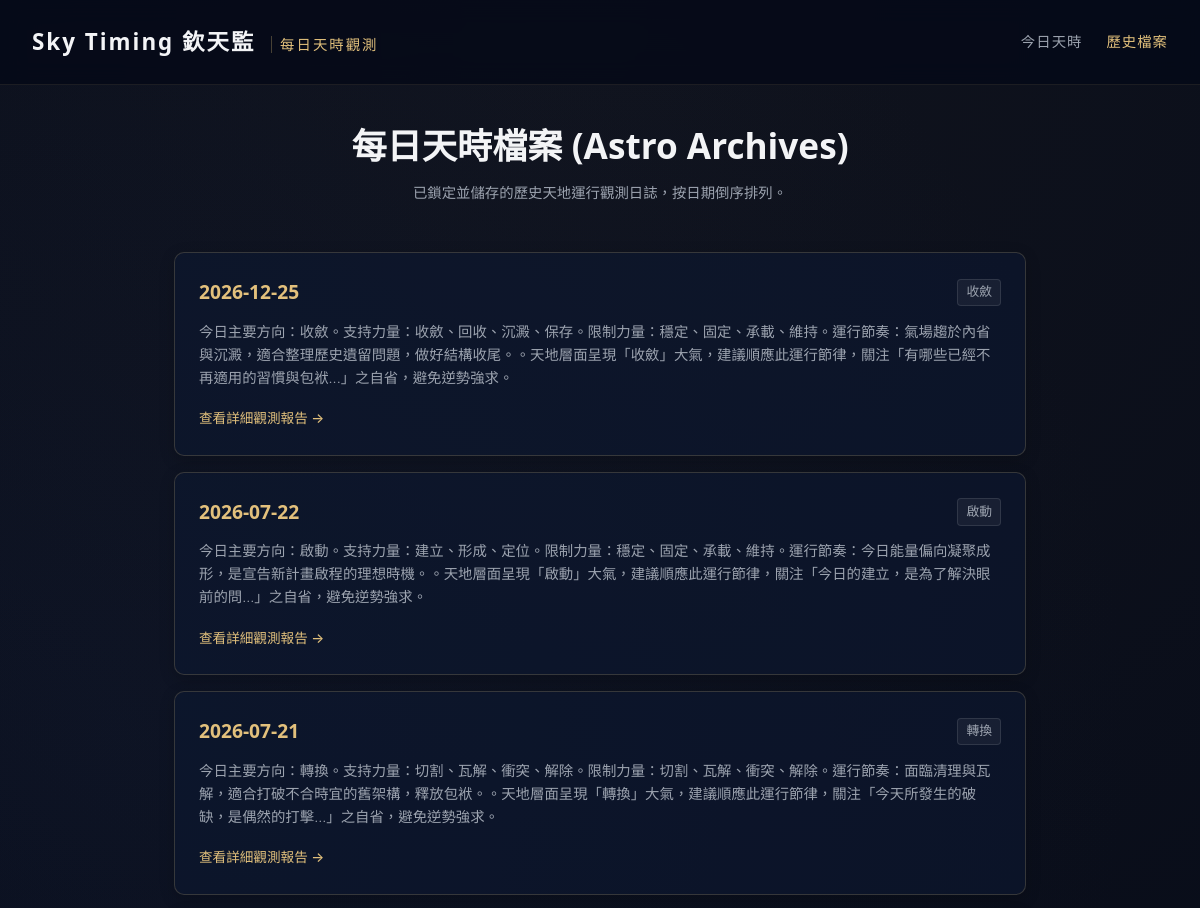
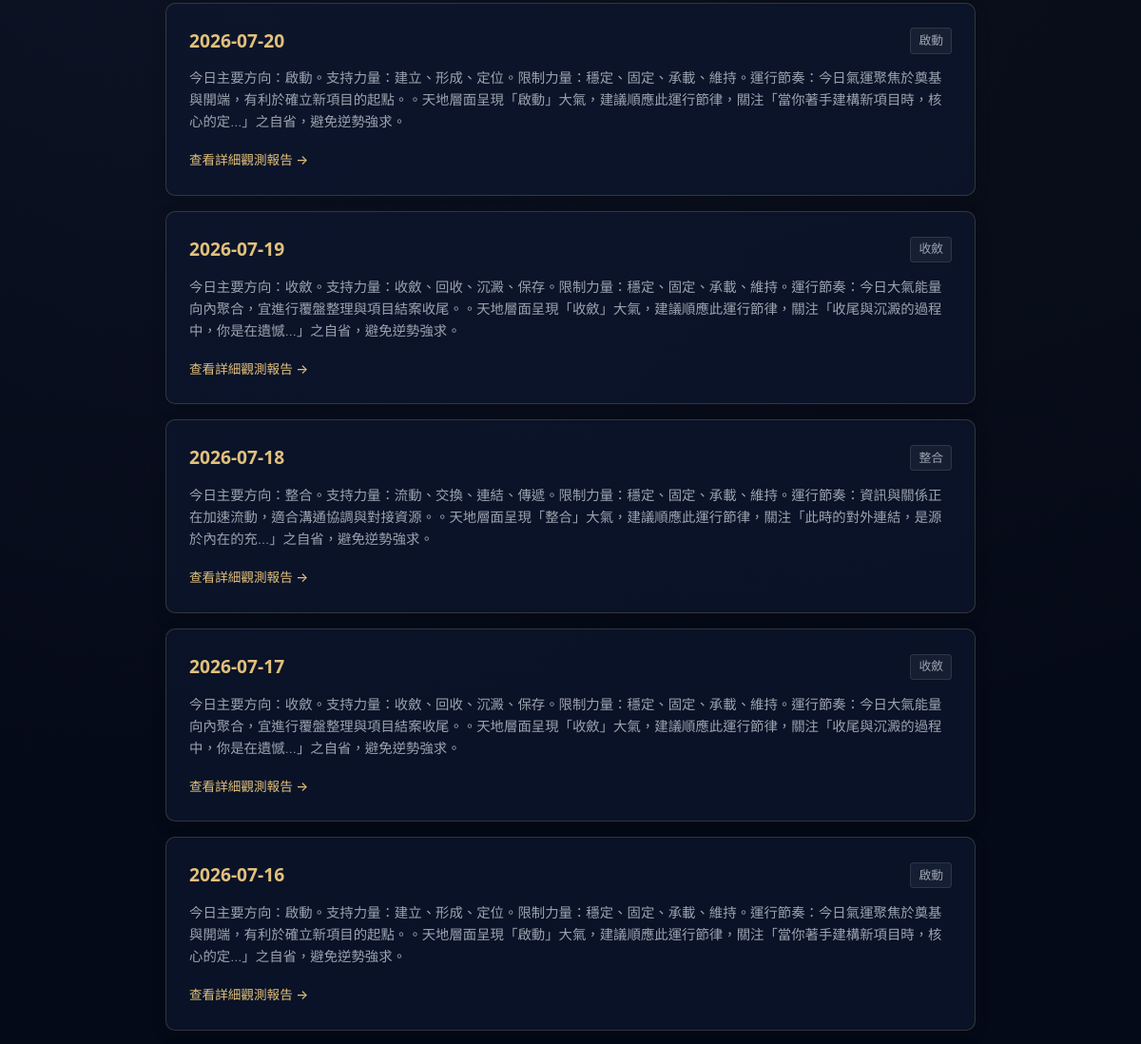
Page /archive (upper part) on the earlier database version (2 pictures, top to bottom).
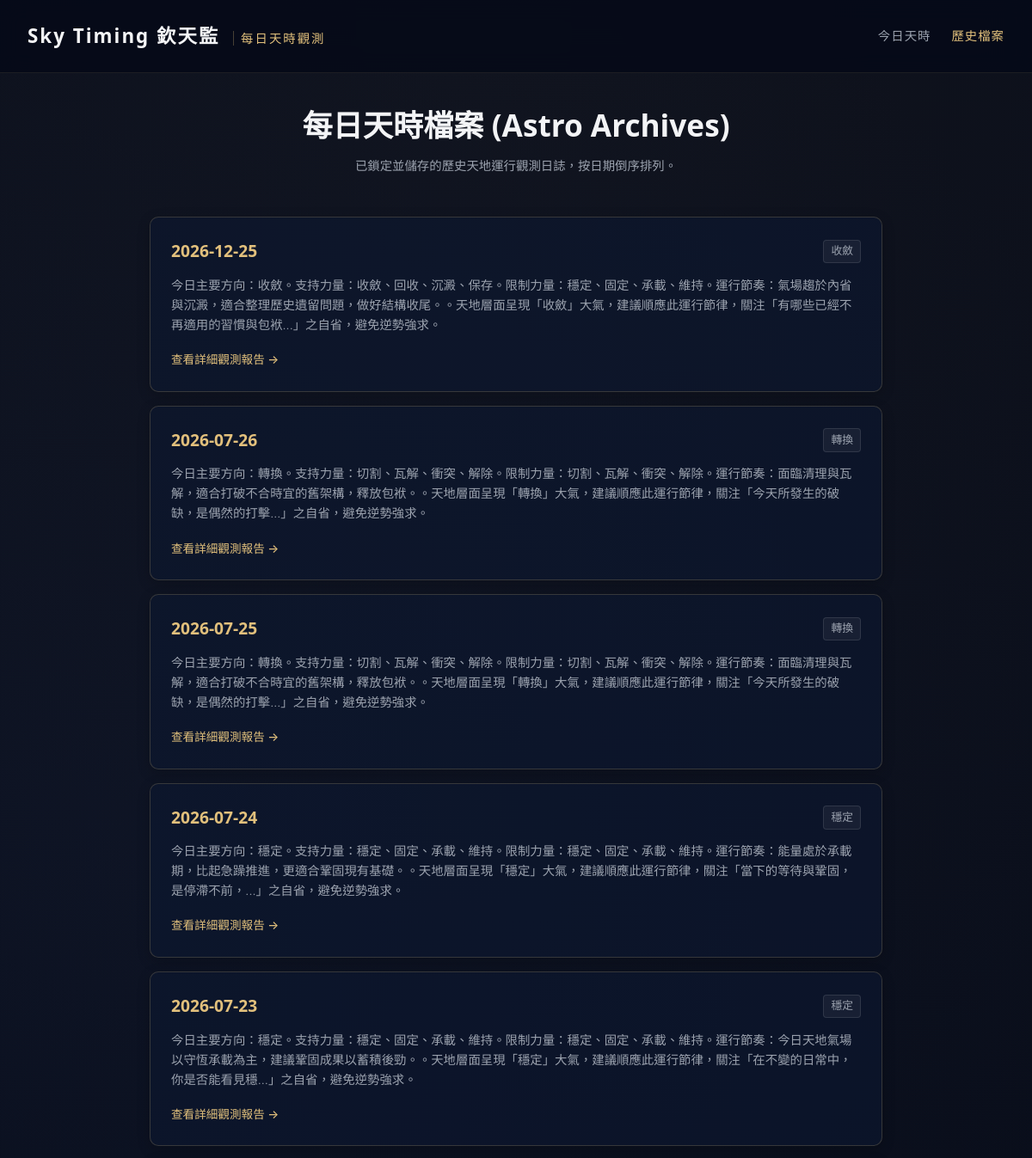
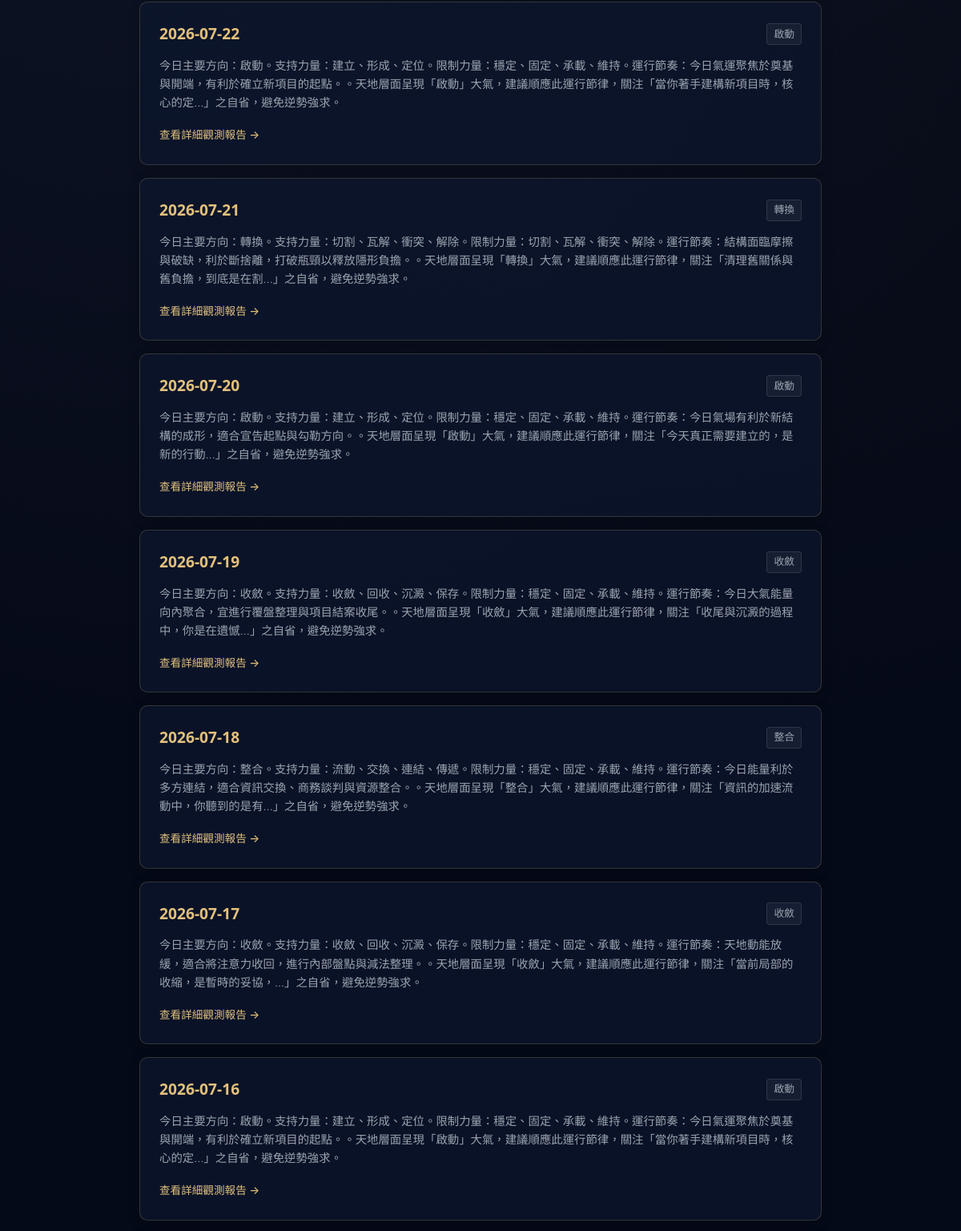
Same page on the later database version (2 pictures, top to bottom).
### tables this page shows
CREATE TABLE daily_states (
            id INTEGER PRIMARY KEY AUTOINCREMENT,
            date TEXT NOT NULL,
            timezone TEXT NOT NULL,
            city TEXT NOT NULL,
            raw_timing_data TEXT NOT NULL,
            semantic_vectors TEXT NOT NULL,
            primary_force TEXT NOT NULL,
            secondary_force TEXT NOT NULL,
            constraint_force TEXT NOT NULL,
            daily_rhythm TEXT NOT NULL,
            daily_summary TEXT NOT NULL,
            reflection_question TEXT NOT NULL,
            created_at TEXT NOT NULL,
            UNIQUE(date, timezone, city)
        );

### app.py (the view)
@app.get("/archive", response_class=HTMLResponse)
def read_archive(request: Request):
    states = get_all_daily_states()
    return templates.TemplateResponse(request=request, name="archive.html", context={"request": request, "states": states})

### templates/archive.html (shortened to what this page needs)
<!DOCTYPE html>
<html lang="zh-TW">
<head>
    <link rel="stylesheet" href="/static/style.css">
</head>
<body>
    <header class="app-header">
        <div class="logo">Sky Timing 欽天監 <span>每日天時觀測</span></div>
        <nav class="app-nav">
            <a href="/">今日天時</a>
            <a href="/archive" class="active">歷史檔案</a>
        </nav>
    </header>
    <main class="container">
        <section class="archive-header">
            <h1>每日天時檔案 (Astro Archives)</h1>
            <p class="section-desc">已鎖定並儲存的歷史天地運行觀測日誌，按日期倒序排列。</p>
        </section>
        <section class="archive-list-container">
            {% if states %}
                {% for st in states %}
                <div class="archive-item-card">
                    <div class="archive-date-row">
                        <span class="archive-date gold-text">{{ st.date }}</span>
                        <span class="archive-rhythm-badge">{{ st.daily_rhythm }}</span>
                    </div>
                    <p class="archive-summary">{{ st.daily_summary }}</p>
                    <a href="/date/{{ st.date }}" class="btn-text-gold">查看詳細觀測報告 →</a>
                </div>
                {% endfor %}
            {% else %}
                <div class="card empty-card">
                    <p>目前尚無歷史檔案記錄。請先在前台查詢或自動生成特定日期天時。</p>
                </div>
            {% endif %}
        </section>
    </main>
</body>
</html>

### static/style.css (style rules this page uses)
:root { --bg-dark: #050A18; --bg-card: rgba(13, 23, 49, 0.65); --gold: #E2C07C; --gold-hover: #D4AF37; --gold-border: rgba(226, 192, 124, 0.2); --gold-border-bright: rgba(226, 192, 124, 0.4); --text-primary: #F3F4F6; --text-secondary: #9CA3AF; --text-muted: #6B7280; --font-serif: 'STHeitiTC-Light', 'Microsoft JhengHei Light', 'PingFang TC', system-ui, -apple-system, sans-serif; --font-sans: 'STHeitiTC-Light', 'Microsoft JhengHei Light', 'PingFang TC', 'Inter', 'Outfit', system-ui, -apple-system, sans-serif; --green-accent: #34D399; --red-accent: #F87171; }
* { box-sizing: border-box; margin: 0; padding: 0; }
body { background-color: var(--bg-dark); background-image: radial-gradient(circle at 50% 0%, rgba(226, 192, 124, 0.05) 0%, transparent 70%), radial-gradient(circle at 10% 30%, rgba(13, 23, 49, 0.4) 0%, transparent 50%); color: var(--text-primary); font-family: var(--font-sans); font-weight: 300; line-height: 1.6; -webkit-font-smoothing: antialiased; padding-bottom: 2rem; }
.app-header { display: flex; justify-content: space-between; align-items: center; padding: 1.5rem 2rem; border-bottom: 1px solid rgba(226, 192, 124, 0.1); background: rgba(5, 10, 24, 0.85); backdrop-filter: blur(12px); position: sticky; top: 0; z-index: 100; }
.logo { font-family: var(--font-serif); font-size: 1.4rem; font-weight: 700; color: var(--text-primary); letter-spacing: 2px; }
.logo span { font-family: var(--font-sans); font-size: 0.9rem; font-weight: 300; color: var(--gold); margin-left: 0.5rem; border-left: 1px solid rgba(226, 192, 124, 0.3); padding-left: 0.5rem; }
.app-nav { display: flex; gap: 1.5rem; }
.app-nav a { color: var(--text-secondary); text-decoration: none; font-size: 0.9rem; letter-spacing: 1px; transition: color 0.3s; font-weight: 500; }
.app-nav a:hover, .app-nav a.active { color: var(--gold); }
.container { max-width: 900px; margin: 2rem auto; padding: 0 1.5rem; }
.gold-text { color: var(--gold); font-weight: 600; }
.section-desc { font-size: 0.9rem; color: var(--text-secondary); margin-bottom: 1.5rem; }
.archive-header { text-align: center; margin-bottom: 3rem; }
.archive-header h1 { font-family: var(--font-serif); font-size: 2.2rem; margin-bottom: 0.5rem; }
.archive-item-card { background: var(--bg-card); border: 1px solid var(--gold-border); border-radius: 10px; padding: 1.5rem; margin-bottom: 1rem; box-shadow: 0 4px 15px rgba(0, 0, 0, 0.2); transition: border-color 0.3s; }
.archive-date-row { display: flex; justify-content: space-between; align-items: center; margin-bottom: 0.75rem; }
.archive-date { font-family: var(--font-serif); font-size: 1.2rem; font-weight: 700; }
.archive-rhythm-badge { font-size: 0.8rem; background: rgba(255, 255, 255, 0.05); border: 1px solid rgba(255, 255, 255, 0.1); color: var(--text-secondary); padding: 0.15rem 0.5rem; border-radius: 4px; }
.archive-summary { font-size: 0.9rem; color: var(--text-secondary); margin-bottom: 1rem; line-height: 1.6; }
.btn-text-gold { color: var(--gold); text-decoration: none; font-size: 0.85rem; font-weight: 500; transition: color 0.3s; }

Differences in the rows shown:
removed daily_states: date "2026-07-22", daily_rhythm "啟動", daily_summary "今日主要方向：啟動。支持力量：建立、形成、定位。限制力量：穩定、固定、承載、維持。運行節奏：今日能量偏向凝聚成形，是宣告新計畫啟程的理想時機。。天地層面呈現「啟動」大氣，建議順應此運行節律，關注「今日的建立，是為了解決眼前的問...」之自省，避免逆勢強求。"
removed daily_states: date "2026-07-21", daily_rhythm "轉換", daily_summary "今日主要方向：轉換。支持力量：切割、瓦解、衝突、解除。限制力量：切割、瓦解、衝突、解除。運行節奏：面臨清理與瓦解，適合打破不合時宜的舊架構，釋放包袱。。天地層面呈現「轉換」大氣，建議順應此運行節律，關注「今天所發生的破缺，是偶然的打擊...」之自省，避免逆勢強求。"
removed daily_states: date "2026-07-20", daily_rhythm "啟動", daily_summary "今日主要方向：啟動。支持力量：建立、形成、定位。限制力量：穩定、固定、承載、維持。運行節奏：今日氣運聚焦於奠基與開端，有利於確立新項目的起點。。天地層面呈現「啟動」大氣，建議順應此運行節律，關注「當你著手建構新項目時，核心的定...」之自省，避免逆勢強求。"
removed daily_states: date "2026-07-18", daily_rhythm "整合", daily_summary "今日主要方向：整合。支持力量：流動、交換、連結、傳遞。限制力量：穩定、固定、承載、維持。運行節奏：資訊與關係正在加速流動，適合溝通協調與對接資源。。天地層面呈現「整合」大氣，建議順應此運行節律，關注「此時的對外連結，是源於內在的充...」之自省，避免逆勢強求。"
removed daily_states: date "2026-07-17", daily_rhythm "收斂", daily_summary "今日主要方向：收斂。支持力量：收斂、回收、沉澱、保存。限制力量：穩定、固定、承載、維持。運行節奏：今日大氣能量向內聚合，宜進行覆盤整理與項目結案收尾。。天地層面呈現「收斂」大氣，建議順應此運行節律，關注「收尾與沉澱的過程中，你是在遺憾...」之自省，避免逆勢強求。"
added daily_states: date "2026-07-26", daily_rhythm "轉換", daily_summary "今日主要方向：轉換。支持力量：切割、瓦解、衝突、解除。限制力量：切割、瓦解、衝突、解除。運行節奏：面臨清理與瓦解，適合打破不合時宜的舊架構，釋放包袱。。天地層面呈現「轉換」大氣，建議順應此運行節律，關注「今天所發生的破缺，是偶然的打擊...」之自省，避免逆勢強求。"
added daily_states: date "2026-07-25", daily_rhythm "轉換", daily_summary "今日主要方向：轉換。支持力量：切割、瓦解、衝突、解除。限制力量：切割、瓦解、衝突、解除。運行節奏：面臨清理與瓦解，適合打破不合時宜的舊架構，釋放包袱。。天地層面呈現「轉換」大氣，建議順應此運行節律，關注「今天所發生的破缺，是偶然的打擊...」之自省，避免逆勢強求。"
added daily_states: date "2026-07-24", daily_rhythm "穩定", daily_summary "今日主要方向：穩定。支持力量：穩定、固定、承載、維持。限制力量：穩定、固定、承載、維持。運行節奏：能量處於承載期，比起急躁推進，更適合鞏固現有基礎。。天地層面呈現「穩定」大氣，建議順應此運行節律，關注「當下的等待與鞏固，是停滯不前，...」之自省，避免逆勢強求。"
added daily_states: date "2026-07-23", daily_rhythm "穩定", daily_summary "今日主要方向：穩定。支持力量：穩定、固定、承載、維持。限制力量：穩定、固定、承載、維持。運行節奏：今日天地氣場以守恆承載為主，建議鞏固成果以蓄積後勁。。天地層面呈現「穩定」大氣，建議順應此運行節律，關注「在不變的日常中，你是否能看見穩...」之自省，避免逆勢強求。"
added daily_states: date "2026-07-22", daily_rhythm "啟動", daily_summary "今日主要方向：啟動。支持力量：建立、形成、定位。限制力量：穩定、固定、承載、維持。運行節奏：今日氣運聚焦於奠基與開端，有利於確立新項目的起點。。天地層面呈現「啟動」大氣，建議順應此運行節律，關注「當你著手建構新項目時，核心的定...」之自省，避免逆勢強求。"
added daily_states: date "2026-07-21", daily_rhythm "轉換", daily_summary "今日主要方向：轉換。支持力量：切割、瓦解、衝突、解除。限制力量：切割、瓦解、衝突、解除。運行節奏：結構面臨摩擦與破缺，利於斷捨離，打破瓶頸以釋放隱形負擔。。天地層面呈現「轉換」大氣，建議順應此運行節律，關注「清理舊關係與舊負擔，到底是在割...」之自省，避免逆勢強求。"
added daily_states: date "2026-07-20", daily_rhythm "啟動", daily_summary "今日主要方向：啟動。支持力量：建立、形成、定位。限制力量：穩定、固定、承載、維持。運行節奏：今日氣場有利於新結構的成形，適合宣告起點與勾勒方向。。天地層面呈現「啟動」大氣，建議順應此運行節律，關注「今天真正需要建立的，是新的行動...」之自省，避免逆勢強求。"
added daily_states: date "2026-07-18", daily_rhythm "整合", daily_summary "今日主要方向：整合。支持力量：流動、交換、連結、傳遞。限制力量：穩定、固定、承載、維持。運行節奏：今日能量利於多方連結，適合資訊交換、商務談判與資源整合。。天地層面呈現「整合」大氣，建議順應此運行節律，關注「資訊的加速流動中，你聽到的是有...」之自省，避免逆勢強求。"
added daily_states: date "2026-07-17", daily_rhythm "收斂", daily_summary "今日主要方向：收斂。支持力量：收斂、回收、沉澱、保存。限制力量：穩定、固定、承載、維持。運行節奏：天地動能放緩，適合將注意力收回，進行內部盤點與減法整理。。天地層面呈現「收斂」大氣，建議順應此運行節律，關注「當前局部的收縮，是暫時的妥協，...」之自省，避免逆勢強求。"
